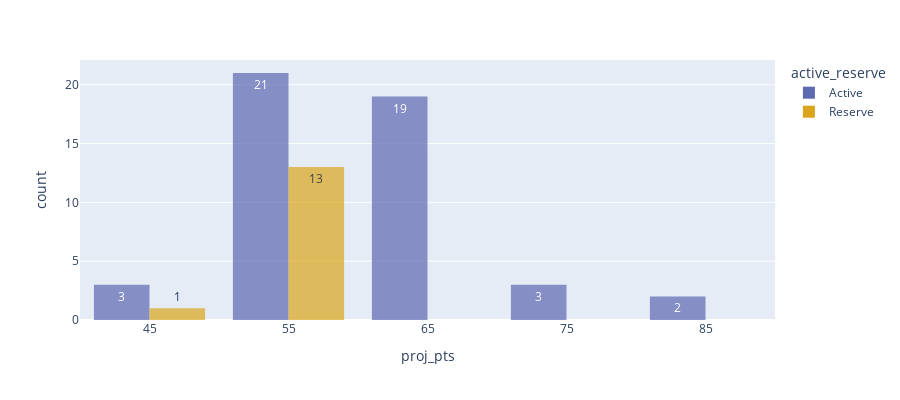

Write notebook code for a chart like this one.
### Code cell
# histogram showing active/inactive

px.histogram(week,
             x='proj_pts',
             opacity=.7,
             nbins=8, 
             color = 'active_reserve',
             color_discrete_map=active_color,
             barmode='group',
             text_auto=True,
             height=400)#.update_xaxes(tickmode='array',tick_vals=["40-49", "50-59", "60-69", "70-79", "80-89"])

### Figure 1 — Plotly figure (JSON) as saved in the notebook; plotly's stock layout.template omitted (floating-point values rounded to 4 significant figures)
{"data": [{"alignmentgroup": "True", "bingroup": "x", "hovertemplate": "active_reserve=Active<br>proj_pts=%{x}<br>count=%{y}<extra></extra>", "legendgroup": "Active", "marker": {"color": "rgb(93,105,177)", "opacity": 0.7, "pattern": {"shape": ""}}, "name": "Active", "nbinsx": 8, "offsetgroup": "Active", "orientation": "v", "showlegend": true, "texttemplate": "%{value}", "type": "histogram", "x": [65.8, 69.5, 69.1, 55.3, 57.2, 65.1, 63, 70, 72.1, 83.5, 64.6, 58.3, 64, 65.8, 61.5, 72.8, 61.6, 56.4, 58.5, 80, 57.6, 67.4, 62.5, 57.1, 67.2, 59.8, 65.3, 61, 58, 61.9, 58.8, 61.5, 52.4, 62.1, 53.3, 57.3, 58.9, 56.6, 57.2, 61.8, 57.3, 53.1, 55.9, 45, 56.2, 55.1, 49.6, 43.3], "xaxis": "x", "yaxis": "y"}, {"alignmentgroup": "True", "bingroup": "x", "hovertemplate": "active_reserve=Reserve<br>proj_pts=%{x}<br>count=%{y}<extra></extra>", "legendgroup": "Reserve", "marker": {"color": "rgb(218,165,27)", "opacity": 0.7, "pattern": {"shape": ""}}, "name": "Reserve", "nbinsx": 8, "offsetgroup": "Reserve", "orientation": "v", "showlegend": true, "texttemplate": "%{value}", "type": "histogram", "x": [59.7, 51.3, 55.4, 58.9, 51.3, 55.3, 56.5, 56.2, 55.2, 51.6, 57.2, 54.6, 50.9, 47], "xaxis": "x", "yaxis": "y"}], "layout": {"barmode": "group", "height": 400, "legend": {"title": {"text": "active_reserve"}, "tracegroupgap": 0}, "margin": {"t": 60}, "xaxis": {"anchor": "y", "domain": [0, 1], "title": {"text": "proj_pts"}}, "yaxis": {"anchor": "x", "domain": [0, 1], "title": {"text": "count"}}}}
